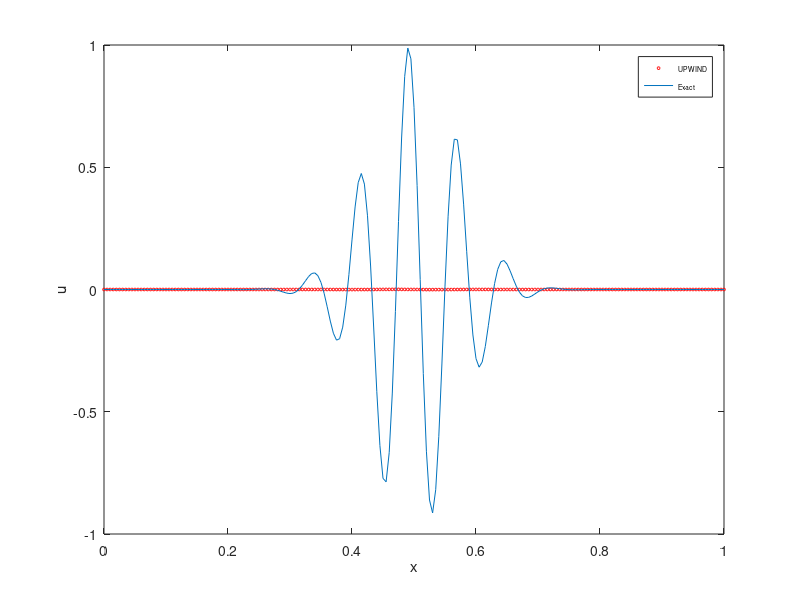

Write MATLAB code to recreate this figure.
%
% PLOT visualize the data
%
% Created    : Apr. 15, 2020; (c) Chen Junlin
% Last update: Apr. 15, 2020
%
clear
% ========== set as specific ========== %
A=importdata('wave_packet_upwind.dat');
x=A.data(:,1);
u=A.data(:,2);

B=importdata('wave_packet_ue.dat');
ue=B.data(:,2);
% ========== set as specific ========== %

set(gcf,'unit','centimeters','position',[10 5 7 5]);
plot(x,u,'ro', 'MarkerSize',2)
ylabel('u')
xlabel('x')

hold on
plot(x,ue)

% ========== set as specific ========== %
%set(gca,'XTick',-2*pi:0.1:1);
%xticklabels({'-1','','','','','-0.5','','','','','0','','','','','0.5','','','','','1'}); 
legend({'UPWIND','Exact'},'FontSize',5,'Location','NorthEast')
saveas(gcf, 'wave_packet_upwind_4s', 'png')
% ========== set as specific ========== %

